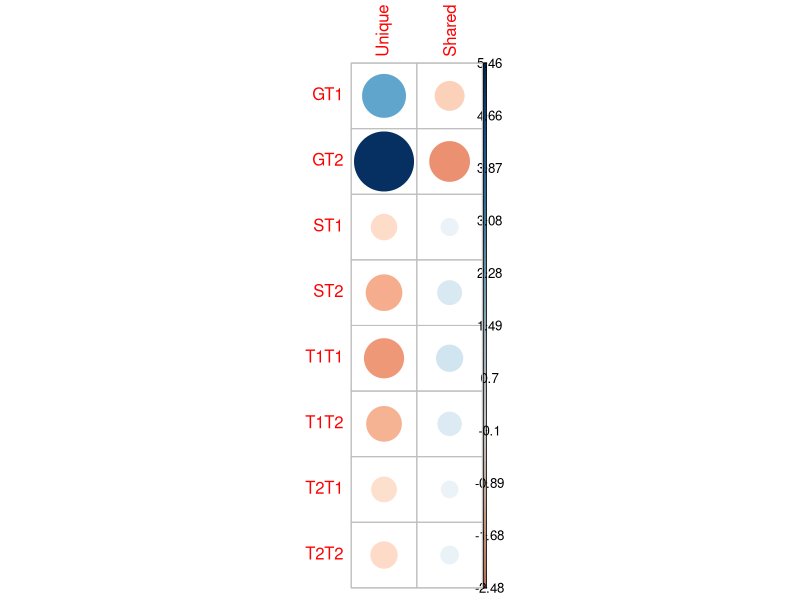

Recreate this plot in R.

Gal = matrix(c(77, 248, 102, 248), 
             ncol = 2, 
             byrow = T) 
colnames(Gal) = c('Unique', 'Shared')
rownames(Gal) = c('Trait1', 'Trait2')

Gal = as.table(Gal)

test = chisq.test(Gal)

test$observed
test$expected




svin = matrix(c(43, 251, 35, 251), 
             ncol = 2, 
             byrow = T) 
colnames(svin) = c('Unique', 'Shared')
rownames(svin) = c('Trait1', 'Trait2')

svin = as.table(svin)

test = chisq.test(svin)

test$observed
test$expected



thing1 = matrix(c(29, 235, 33, 235), 
              ncol = 2, 
              byrow = T) 
colnames(thing1) = c('Unique', 'Shared')
rownames(thing1) = c('Trait1', 'Trait2')

thing1 = as.table(thing1)

test = chisq.test(thing1)

test$observed
test$expected


thing2 = matrix(c(38, 222, 37, 222), 
                ncol = 2, 
                byrow = T) 
colnames(thing2) = c('Unique', 'Shared')
rownames(thing2) = c('Trait1', 'Trait2')

thing2 = as.table(thing2)

test = chisq.test(thing2)

test$observed
test$expected




combo_test = matrix(c(77, 248, 102, 248,
                      43, 251, 35, 251,
                      29, 235, 33, 235,
                      38, 222, 37, 222), 
                    ncol = 2, 
                    byrow = T)
colnames(combo_test) = c('Unique', 'Shared')
rownames(combo_test) = c('GT1', 'GT2', 
                         'ST1', 'ST2', 
                         'T1T1', 'T1T2', 
                         'T2T1', 'T2T2')

combo_test = as.table(combo_test)

combo_test = chisq.test(combo_test)

combo_test$observed
combo_test$expected

library(corrplot)


corrplot(combo_test$residuals, 
         is.cor = FALSE)
